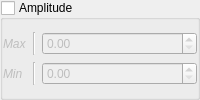
                       <widget class="QGroupBox" name="_sig_amp">
                        <property name="font">
                         <font>
                          <italic>false</italic>
                          <kerning>true</kerning>
                         </font>
                        </property>
                        <property name="title">
                         <string>Amplitude</string>
                        </property>
                        <property name="checkable">
                         <bool>true</bool>
                        </property>
                        <property name="checked">
                         <bool>false</bool>
                        </property>
                        <layout class="QHBoxLayout" name="horizontalLayout_3">
                         <property name="leftMargin">
                          <number>0</number>
                         </property>
                         <property name="rightMargin">
                          <number>0</number>
                         </property>
                         <item>
                          <layout class="QGridLayout" name="gridLayout_5">
                           <item row="0" column="1">
                            <widget class="Line" name="line_6">
                             <property name="orientation">
                              <enum>Qt::Vertical</enum>
                             </property>
                            </widget>
                           </item>
                           <item row="0" column="0">
                            <widget class="QLabel" name="label_2">
                             <property name="font">
                              <font>
                               <italic>true</italic>
                              </font>
                             </property>
                             <property name="text">
                              <string>Max</string>
                             </property>
                            </widget>
                           </item>
                           <item row="3" column="2">
                            <spacer name="horizontalSpacer_15">
                             <property name="orientation">
                              <enum>Qt::Horizontal</enum>
                             </property>
                             <property name="sizeHint" stdset="0">
                              <size>
                               <width>40</width>
                               <height>0</height>
                              </size>
                             </property>
                            </spacer>
                           </item>
                           <item row="1" column="2">
                            <widget class="QDoubleSpinBox" name="_sig_amp_min"/>
                           </item>
                           <item row="1" column="0">
                            <widget class="QLabel" name="label">
                             <property name="font">
                              <font>
                               <italic>true</italic>
                              </font>
                             </property>
                             <property name="text">
                              <string>Min</string>
                             </property>
                            </widget>
                           </item>
                           <item row="1" column="1">
                            <widget class="Line" name="line_2">
                             <property name="orientation">
                              <enum>Qt::Vertical</enum>
                             </property>
                            </widget>
                           </item>
                           <item row="0" column="2">
                            <widget class="QDoubleSpinBox" name="_sig_amp_max"/>
                           </item>
                          </layout>
                         </item>
                        </layout>
                       </widget>
